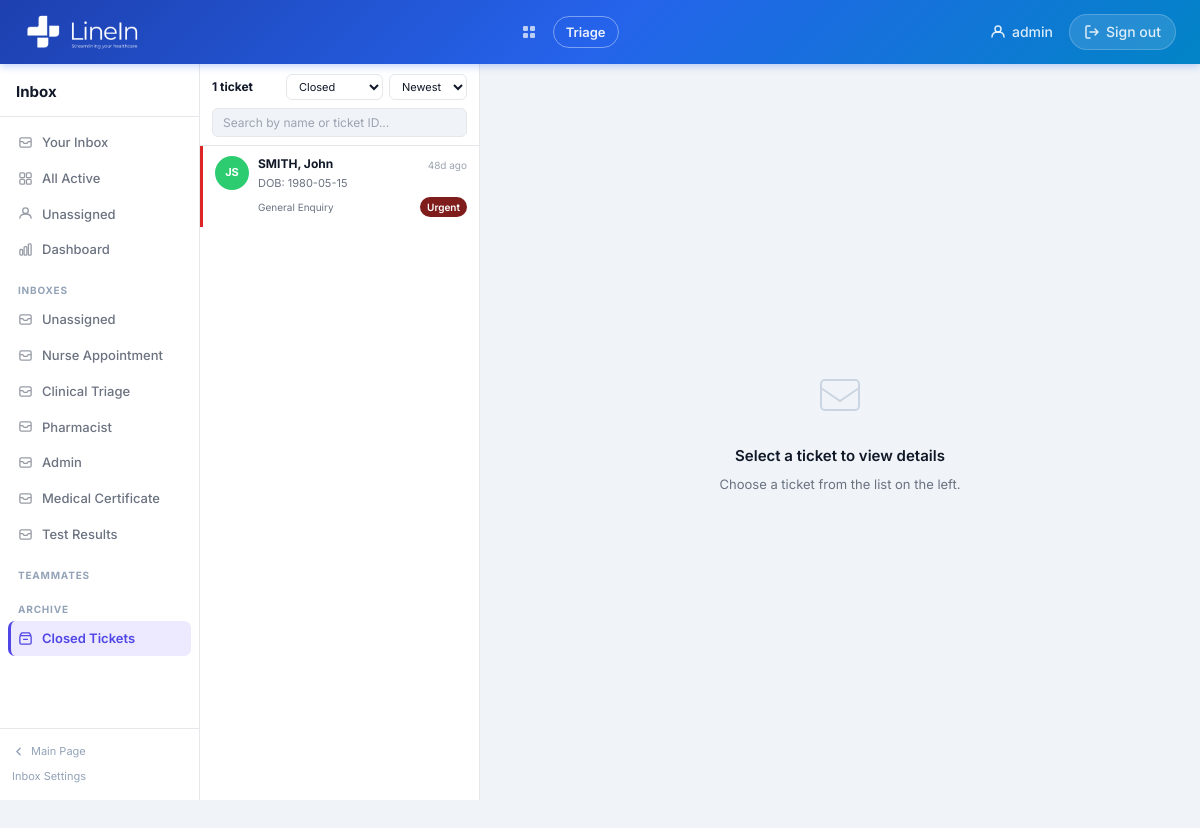
The app's page /inbox?status=Closed (signed in), older data.
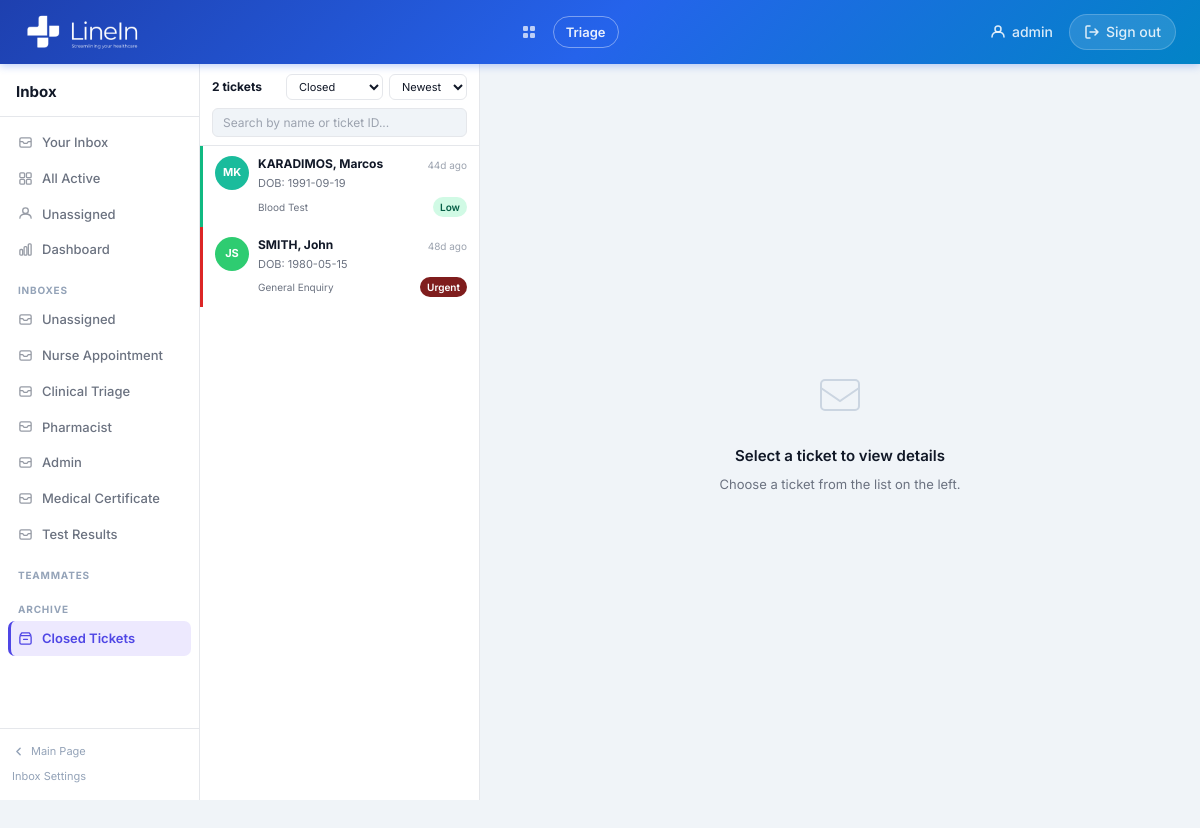
The same page, newer data.
### tables this page shows
CREATE TABLE tickets (
            id INTEGER PRIMARY KEY AUTOINCREMENT,
            patient_name TEXT,
            nhs_number TEXT,
            dob TEXT,
            phone TEXT,
            postcode TEXT,
            title TEXT,
            category TEXT,
            form_data TEXT,
            status TEXT DEFAULT 'Open',
            priority TEXT DEFAULT 'Medium',
            created_at TEXT,
            updated_at TEXT
        , assigned_to TEXT DEFAULT '', is_read INTEGER DEFAULT 0);

### app.py (the view)
@app.route("/inbox")
@staff_required
def inbox():
    status_filter = request.args.get("status", "Active")
    sort   = request.args.get("sort", "newest")
    search = request.args.get("search", "")
    team   = request.args.get("team", "")
    view   = request.args.get("view", "")
    user   = request.args.get("user", "")
    filters      = {"status": status_filter, "sort": sort, "search": search, "team": team, "view": view, "user": user}
    tickets_list = _build_ticket_list(filters)
    return render_template("inbox.html", tickets=tickets_list, selected=None, filters=filters,
                           teams=TEAMS, staff_users=sorted(get_staff_usernames()), nav_counts=get_nav_counts())

### app.py (called while the page is built, shortened)
def get_engine():
    global _engine
    return _engine

def get_db():
    return get_engine().connect()

def get_avatar_color(name):
    if not name:
        return AVATAR_COLORS[0]
    return AVATAR_COLORS[abs(hash(name)) % len(AVATAR_COLORS)]

def get_staff_usernames():
    try:
        db = get_db()
        rows = db.execute(text("SELECT username FROM staff_users ORDER BY username")).fetchall()
        db.close()
        return [r[0] for r in rows]
    except Exception:
        return [u for u, *_ in _DEFAULT_STAFF]

def time_ago(dt_str):
    try:
        dt = datetime.fromisoformat(dt_str)
        diff = datetime.utcnow() - dt
        seconds = int(diff.total_seconds())
        if seconds < 60:
            return f"{seconds}s ago"
        elif seconds < 3600:
            return f"{seconds // 60}m ago"
        elif seconds < 86400:
            return f"{seconds // 3600}h ago"
        else:
            return f"{seconds // 86400}d ago"
    except Exception:
        return ""

@app.context_processor
def inject_open_ticket_count():
    return {"open_ticket_count": 0, "staff_authenticated": session.get("staff_authenticated", False)}

### templates/inbox.html (shortened to what the changed rows need)
{% extends "base.html" %}
{% block content %}
<div class="inbox-wrap">
    <nav class="inbox-nav">
        <div class="inbox-nav-body" id="inboxNavBody">
            <div data-section-group="teams">
                {% for team in teams %}
                <a href="{{ url_for('inbox') }}?team={{ team | urlencode }}&status=Active" class="nav-item {% if request.args.get('team') == team and filters.status != 'Closed' %}active{% endif %}">
                    <svg width="15" height="15" viewBox="0 0 16 16" fill="none"><rect x="2" y="3" width="12" height="10" rx="1.5" stroke="currentColor" stroke-width="1.4"/><path d="M2 7h3l1.5 2h3L11 7h3" stroke="currentColor" stroke-width="1.4" stroke-linejoin="round"/></svg>
                    <span class="nav-item-label" style="overflow:hidden;text-overflow:ellipsis;white-space:nowrap;">{{ team }}</span>
                    {% set tc = nav_counts.teams.get(team, 0) %}
                </a>
                {% endfor %}
            </div>
        </div>
    </nav>
    <section class="ticket-list-panel">
        <div class="ticket-list-header">
            <form method="GET" action="{{ url_for('inbox') }}" id="filter-form">
                <div class="ticket-list-toprow">
                    <span class="ticket-count-label">{{ tickets | length }} ticket{{ 's' if tickets | length != 1 }}</span>
                    <select name="status" class="filter-select" onchange="document.getElementById('filter-form').submit()">
                        <option value="Closed" {% if filters.status == 'Closed' %}selected{% endif %}>Closed</option>
                    </select>
                    <select name="sort" class="filter-select" onchange="document.getElementById('filter-form').submit()">
                        <option value="newest" {% if filters.sort == 'newest' %}selected{% endif %}>Newest</option>
                    </select>
                </div>
            </form>
        </div>
        <div class="ticket-list-scroll">
            {% if tickets %}
                {% for t in tickets %}
                {% set initials = ((t.patient_name or '?').split()[0][0] | upper) + (((t.patient_name or '?').split()[-1][0] | upper) if (t.patient_name or '?').split()|length > 1 else '') %}
                {% set priority_colors = {'Low': '#10b981', 'Medium': '#94a3b8', 'High': '#f97316', 'Urgent': '#dc2626'} %}
                {% set border_color = priority_colors.get(t.priority or 'Medium', '#94a3b8') %}
                <a href="{{ url_for('ticket_detail', ticket_id=t.id) }}?status={{ filters.status }}&sort={{ filters.sort }}&search={{ filters.search }}&team={{ filters.team }}"
                   class="ticket-item" style="border-left-color: {{ border_color }};">
                    <div class="ticket-avatar" style="background-color: {{ t.avatar_color }};">{{ initials }}</div>
                    <div class="ticket-item-body">
                        <div class="ticket-item-top">
                            <span class="ticket-item-name" style="font-weight:700;">{{ t.display_name }}</span>
                            <span class="ticket-item-time">{{ t.time_ago }}</span>
                        </div>
                        <div style="font-size:11px;color:#6b7280;margin-bottom:2px;">
                            {% if t.dob %}<span>DOB: {{ t.dob }}</span> &nbsp;{% endif %}
                        </div>
                        <div class="ticket-item-meta">
                            <span class="ticket-item-cat">{{ t.inbox or t.category or '—' }}</span>
                            <span class="badge badge-{{ (t.priority or 'medium') | lower }}">{{ t.priority or 'Medium' }}</span>
                        </div>
                    </div>
                </a>
                {% endfor %}
            {% else %}
                <div class="ticket-list-empty">No tickets found.</div>
            {% endif %}
        </div>
    </section>
</div>
{% endblock %}

Row changes from the older to the newer data that the page shows:
added tickets: initials "MK", display_name "KARADIMOS, Marcos", time_ago "44d ago", dob "1991-09-19", category "Blood Test", priority "Low"
Text that changed along with them:
{{ tickets | length }}: "1" → "2"
{{ 's' if tickets | length != 1 }}: (not shown) → "s"
